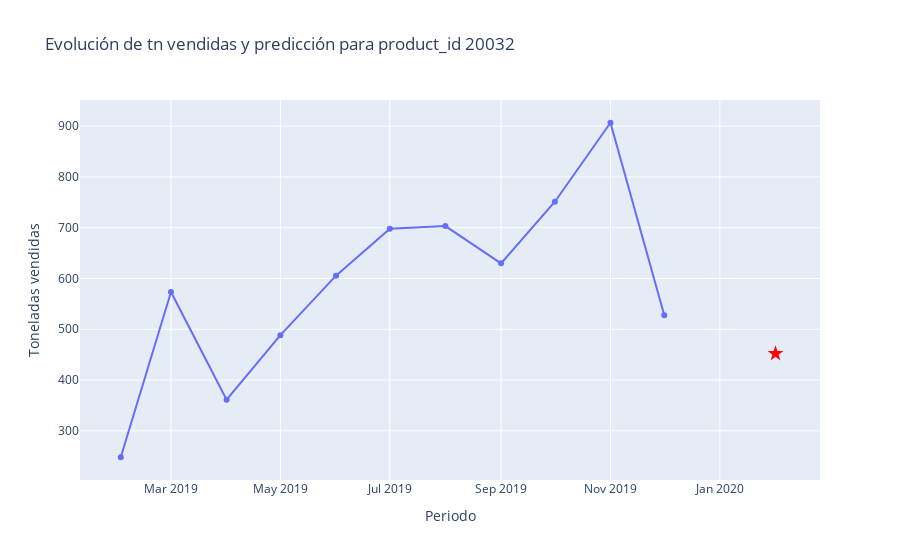

Notebook code cell kept with this figure:
### Code cell
import plotly.graph_objects as go

# Elige el product_id manualmente
product_id_elegido = 20032  # Cambia este valor por el que quieras analizar

# Agrupa y suma las toneladas por producto y periodo
df_hist = (
    df_full[df_full['product_id'] == product_id_elegido]
    .groupby('periodo', as_index=False)['tn']
    .sum()
    .sort_values('periodo')
)

# Busca la predicción para ese producto
pred_row = df_real[df_real['product_id'] == product_id_elegido]

fig = go.Figure()

# Línea de evolución histórica
fig.add_trace(go.Scatter(
    x=df_hist['periodo'],
    y=df_hist['tn'],
    mode='lines+markers',
    name='Histórico tn'
))

# Punto de predicción (si existe)
if not pred_row.empty:
    # Ajusta el periodo del punto según corresponda
    periodo_pred = pd.to_datetime('2020-02-01') # df_hist['periodo'].max()
    fig.add_trace(go.Scatter(
        x=[periodo_pred],
        y=pred_row['tn_y'],
        mode='markers',
        marker=dict(color='red', size=12, symbol='star'),
        name='Predicción modelo'
    ))

fig.update_layout(
    title=f'Evolución de tn vendidas y predicción para product_id {product_id_elegido}',
    xaxis_title='Periodo',
    yaxis_title='Toneladas vendidas',
    showlegend=False #,legend=dict(x=0.01, y=0.99)
)
fig.show()

### Figure 1 — Plotly figure (JSON) as saved in the notebook; plotly's stock layout.template omitted (floating-point values rounded to 4 significant figures)
{"data": [{"mode": "lines+markers", "name": "Histórico tn", "type": "scatter", "x": ["2019-02-01T00:00:00.000000000", "2019-03-01T00:00:00.000000000", "2019-04-01T00:00:00.000000000", "2019-05-01T00:00:00.000000000", "2019-06-01T00:00:00.000000000", "2019-07-01T00:00:00.000000000", "2019-08-01T00:00:00.000000000", "2019-09-01T00:00:00.000000000", "2019-10-01T00:00:00.000000000", "2019-11-01T00:00:00.000000000", "2019-12-01T00:00:00.000000000"], "y": [248.0, 573.6, 361.4, 488.4, 605.5, 698.0, 703.1, 629.9, 751.2, 906.7, 527.8]}, {"marker": {"color": "red", "size": 12, "symbol": "star"}, "mode": "markers", "name": "Predicción modelo", "type": "scatter", "x": ["2020-02-01T00:00:00"], "y": [452.0]}], "layout": {"showlegend": false, "title": {"text": "Evolución de tn vendidas y predicción para product_id 20032"}, "xaxis": {"title": {"text": "Periodo"}}, "yaxis": {"title": {"text": "Toneladas vendidas"}}}}
